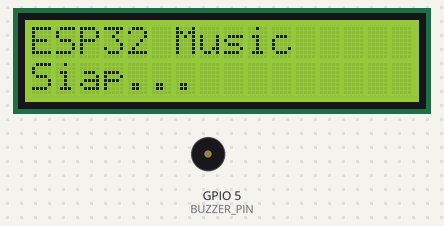
The sketch below on a simulated ESP32. On the bench: 16×2 character LCD, buzzer (waves = sounding).

Above: at 0.1 s.
At 16.8 s:
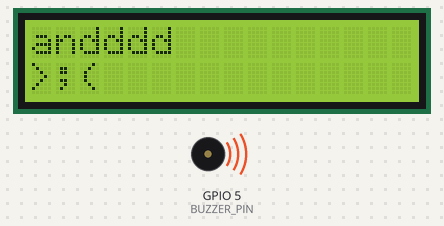
At 18.1 s:
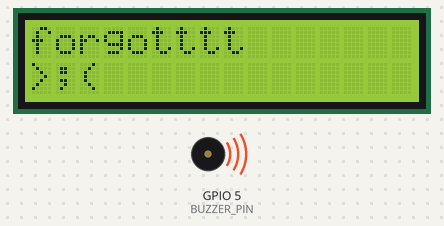
At 21.4 s:
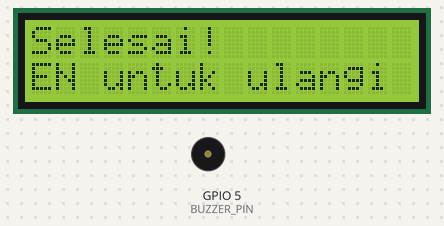
Timing chart, 0 to 22.9 s (numbered marks = the images above):
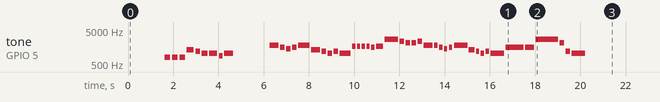

Measured:
- what the display in image 1 shows lasts 0.9 s, from 16.7 s to 17.6 s
- what the display in image 2 shows lasts 1.1 s, from 18.0 s to 19.1 s

The sketch:

Its_Not_Like_I_Like_You.ino
```cpp
/*
 * ESP32 Music Player dengan LCD I2C
 * SDA -> Pin 21 | SCL -> Pin 22 | Buzzer -> Pin 5
 * Library: LiquidCrystal_I2C by Frank de Brabander
 */

#include <Wire.h>
#include <LiquidCrystal_I2C.h>

#define BUZZER_PIN   5
#define SDA_PIN      21
#define SCL_PIN      22
#define LCD_ADDR     0x27
#define LCD_COLS     16
#define LCD_ROWS     2

// === Oktaf 0 - Mayor (rendah) ===
#define DO      262
#define RE      294
#define MI      330
#define FA      349
#define SOL     392
#define LA      440
#define SI      494

// === Oktaf 1 - Mayor (tengah) ===
#define DO1     523
#define RE1     587
#define MI1     659
#define FA1     698
#define SOL1    784
#define LA1     880
#define SI1     988

// === Oktaf 2 - Mayor (tinggi) ===
#define DO2     1047
#define RE2     1175
#define MI2     1319
#define FA2     1397
#define SOL2    1568
#define LA2     1760
#define SI2     1976

// === Oktaf 3 - Mayor (sangat tinggi) ===
#define DO3     2093
#define RE3     2349
#define MI3     2637
#define FA3     2794
#define SOL3    3136
#define LA3     3520
#define SI3     3951

// === Oktaf 0 - Minor (rendah) ===
#define DOm     277
#define REm     311
#define MIm     311
#define FAm     370
#define SOLm    415
#define LAm     415
#define SIm     466

// === Oktaf 1 - Minor (tengah) ===
#define DOm1    554
#define REm1    622
#define MIm1    622
#define FAm1    740
#define SOLm1   831
#define LAm1    831
#define SIm1    932

// === Oktaf 2 - Minor (tinggi) ===
#define DOm2    1109
#define REm2    1245
#define MIm2    1245
#define FAm2    1480
#define SOLm2   1661
#define LAm2    1661
#define SIm2    1865

// === Oktaf 3 - Minor (sangat tinggi) ===
#define DOm3    2217
#define REm3    2489
#define MIm3    2489
#define FAm3    2960
#define SOLm3   3322
#define LAm3    3322
#define SIm3    3729

// === Diam / Jeda ===
#define DIAM    0

// =========================================================
// === EDIT BAGIAN INI =====================================
// =========================================================

const int totalNada = 49;

int melodi[] = {
  SOL1, SOL1, SOL1, MI2, RE2, DO2, DO2, LA1, DO2, DIAM,
  LA2, SOL2, FA2, SOL2, LA2,
  MI2, RE2, DO2, RE2, DO2,
  SOLm2, SOLm2, SOLm2, SOLm2, SOL2, SOLm2, MI3, RE3, DO3, DO3, RE3, LA2,
  LA2, SOL2, FA2, SOL2, LA2,
  MI2, RE2, DO2, RE2, DO2,
  SOL2, SOL2, MI3, DO3, RE2, DO2,
  DIAM
};

// Total nada tetap 49
int durasi[] = {
  // "You are not My Prince in this!" (Bagian tegas/marah)
  250, 250, 250, 300, 200, 250, 350, 150, 400, 1500, // DIAM lebih singkat agar tidak terlalu lama kosong

  // "I... I am not a DERE!" (Mulai gugup, agak cepat)
  400, 200, 200, 200, 500,

  // BY @mc.zminecrafter_18 ~ Zmc18_Roboticz ~ Zmc18-Robotics
  // "a Tsun... >///< ...a Tsun-Dere"
  400, 200, 200, 200, 500,

  // "I Have a jello HEART!" (Bagian ini biasanya sangat cepat di lagu aslinya)
  150, 150, 150, 150, 150, 300, 600, 200, 200, 200, 200, 400,

  // "I'm not blush- BLUSHING!" (Gugup parah)
  150, 150, 150, 150, 600,

  // "I was just rush- RUSHING!"
  250, 150, 150, 150, 600,

  // "andddd for- forgotttt the Sun- SUNSCREEN!" (Melambat di akhir untuk efek dramatis)
  800, 400, 1000, 200, 200, 600,

  1000 // DIAM Akhir
};

const char* teks1[] = {
  "You are not My", "You are not My", "You are not My", "You are not My", "You are not My", "You are not My",
  "You are not My", "You are not My", "You are not My", "",
  "I", "I am", "I am not", "I am not a", "I am not a DERE!",
  "a Tsun", ">///<", "a Tsun", "a Tsun-Dere", ">///<",
  "I", "I Have", "I Have a", "I Have a", "I Have a jel-", "I Have a jello", "HEART!", "I'm", "I'm not", "I'm not that", "I'am not that","I'am not that",
  "I'm", "I'm", "I'am not", "I'am not blush-", ">///< >:(",
  "I", "I was", "I was just", "I was just rush-", "RUSHING!!!",
  "andddd", "for-", "forgotttt", "the", "Sun-", "SUNSCREEN!",
  ""
};

const char* teks2[] = {
  "Prince in this!", "Prince in this!", "Prince in this!", "Prince in this!", "Prince in this!", "Prince in this!",
  "Prince in this!", "Prince in this!", "Prince in this!", "",
  "", "", "", "", ">///<",
  "-", "a Tsun", ">///<", ">///<", "a TSUNDERE!",
  "", "", "", "", "", "", ">///<",">:3",">:(",">:(","Me-", "MEAN! >:(",
  ">///<", ">///<", ">///<", ">///<", "BLUSHING!",
  ">:(", ">:(", ">:(", ">:(", ">///<",
  ">;(", ">;(", ">;(", ">;<", ">;<", ">///<",
  ""
};

// =========================================================

LiquidCrystal_I2C lcd(LCD_ADDR, LCD_COLS, LCD_ROWS);

void mainkanNada(int frekuensi, int lama) {
  if (frekuensi == 0) {
    noTone(BUZZER_PIN);
    delay(lama);
  } else {
    tone(BUZZER_PIN, frekuensi, lama);
    delay(lama);
    noTone(BUZZER_PIN);
  }
  delay(50);
}

void tampilkanLCD(const char* baris1, const char* baris2) {
  lcd.clear();
  lcd.setCursor(0, 0);
  lcd.print(baris1);
  lcd.setCursor(0, 1);
  lcd.print(baris2);
}

void setup() {
  Wire.begin(SDA_PIN, SCL_PIN);

  lcd.init();
  lcd.backlight();
  lcd.clear();
  lcd.setCursor(0, 0);
  lcd.print("ESP32 Music");
  lcd.setCursor(0, 1);
  lcd.print("Siap...");
  delay(1500);

  pinMode(BUZZER_PIN, OUTPUT);
  noTone(BUZZER_PIN);
  // BY @mc.zminecrafter_18 ~ Zmc18_Roboticz ~ Zmc18-Robotics
  for (int i = 0; i < totalNada; i++) {
    tampilkanLCD(teks1[i], teks2[i]);
    mainkanNada(melodi[i], durasi[i]);
  }

  lcd.clear();
  lcd.setCursor(0, 0);
  lcd.print("Selesai!");
  lcd.setCursor(0, 1);
  lcd.print("EN untuk ulangi");
}

void loop() {
  // Tekan BOOT untuk mengulang
}
```
